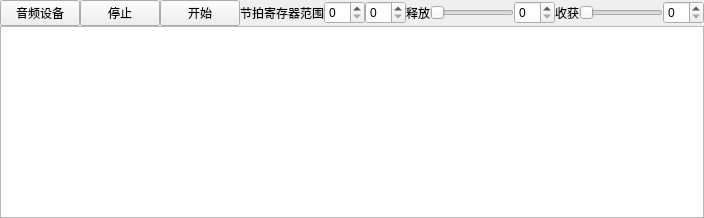
                   <widget class="QWidget" name="tab_9">
                    <attribute name="title">
                     <string>音频</string>
                    </attribute>
                    <layout class="QVBoxLayout" name="verticalLayout_60">
                     <property name="spacing">
                      <number>0</number>
                     </property>
                     <property name="leftMargin">
                      <number>0</number>
                     </property>
                     <property name="topMargin">
                      <number>0</number>
                     </property>
                     <property name="rightMargin">
                      <number>0</number>
                     </property>
                     <property name="bottomMargin">
                      <number>0</number>
                     </property>
                     <item>
                      <widget class="QWidget" name="widget_82" native="true">
                       <layout class="QVBoxLayout" name="verticalLayout_61">
                        <property name="spacing">
                         <number>0</number>
                        </property>
                        <property name="leftMargin">
                         <number>0</number>
                        </property>
                        <property name="topMargin">
                         <number>0</number>
                        </property>
                        <property name="rightMargin">
                         <number>0</number>
                        </property>
                        <property name="bottomMargin">
                         <number>0</number>
                        </property>
                        <item>
                         <widget class="QWidget" name="widget_84" native="true">
                          <layout class="QHBoxLayout" name="horizontalLayout_54">
                           <property name="spacing">
                            <number>0</number>
                           </property>
                           <property name="leftMargin">
                            <number>0</number>
                           </property>
                           <property name="topMargin">
                            <number>0</number>
                           </property>
                           <property name="rightMargin">
                            <number>0</number>
                           </property>
                           <property name="bottomMargin">
                            <number>0</number>
                           </property>
                           <item>
                            <widget class="QPushButton" name="pushButton_69">
                             <property name="text">
                              <string>音频设备</string>
                             </property>
                            </widget>
                           </item>
                           <item>
                            <widget class="QPushButton" name="pushButton_70">
                             <property name="text">
                              <string>停止</string>
                             </property>
                            </widget>
                           </item>
                           <item>
                            <widget class="QPushButton" name="pushButton_71">
                             <property name="text">
                              <string>开始</string>
                             </property>
                            </widget>
                           </item>
                           <item>
                            <widget class="QLabel" name="label_40">
                             <property name="text">
                              <string>节拍寄存器范围</string>
                             </property>
                            </widget>
                           </item>
                           <item>
                            <widget class="QSpinBox" name="spinBox_29"/>
                           </item>
                           <item>
                            <widget class="QSpinBox" name="spinBox_30"/>
                           </item>
                           <item>
                            <widget class="QLabel" name="label_41">
                             <property name="text">
                              <string>释放</string>
                             </property>
                            </widget>
                           </item>
                           <item>
                            <widget class="QSlider" name="horizontalSlider_42">
                             <property name="orientation">
                              <enum>Qt::Horizontal</enum>
                             </property>
                            </widget>
                           </item>
                           <item>
                            <widget class="QSpinBox" name="spinBox_31"/>
                           </item>
                           <item>
                            <widget class="QLabel" name="label_42">
                             <property name="text">
                              <string>收获</string>
                             </property>
                            </widget>
                           </item>
                           <item>
                            <widget class="QSlider" name="horizontalSlider_43">
                             <property name="orientation">
                              <enum>Qt::Horizontal</enum>
                             </property>
                            </widget>
                           </item>
                           <item>
                            <widget class="QSpinBox" name="spinBox_32"/>
                           </item>
                          </layout>
                         </widget>
                        </item>
                        <item>
                         <widget class="QWidget" name="widget_83" native="true">
                          <layout class="QHBoxLayout" name="horizontalLayout_53">
                           <property name="spacing">
                            <number>0</number>
                           </property>
                           <property name="leftMargin">
                            <number>0</number>
                           </property>
                           <property name="topMargin">
                            <number>0</number>
                           </property>
                           <property name="rightMargin">
                            <number>0</number>
                           </property>
                           <property name="bottomMargin">
                            <number>0</number>
                           </property>
                           <item>
                            <widget class="QTextEdit" name="textEdit_42"/>
                           </item>
                          </layout>
                         </widget>
                        </item>
                       </layout>
                      </widget>
                     </item>
                    </layout>
                   </widget>
